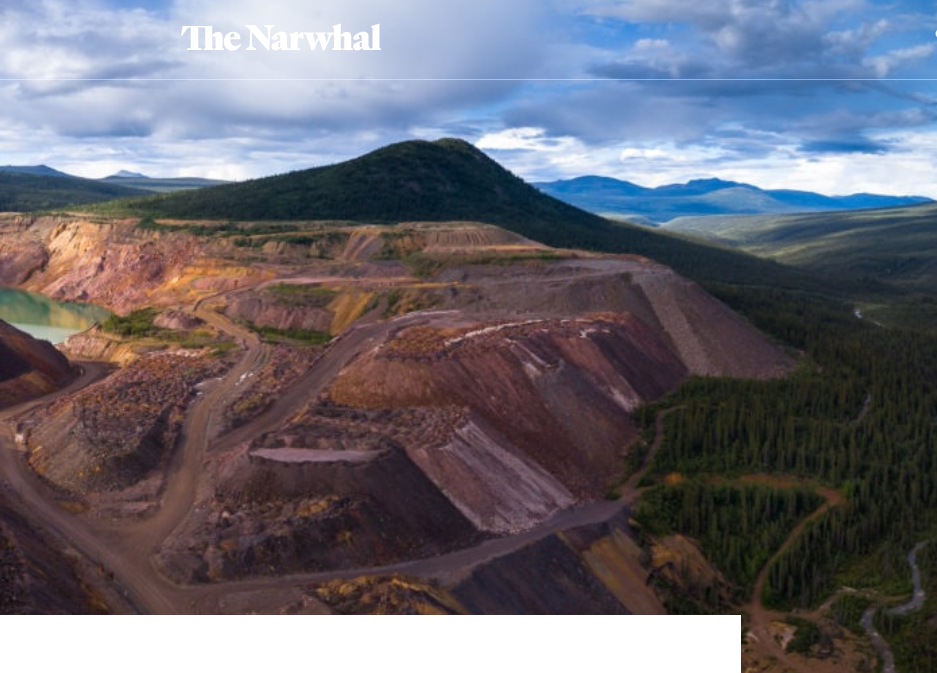
#> input picture tutorial1/adrake58/tutorial1Image.PNG, 937 x 673 px
$ python GDAA2030_T1_ADrake_ASSNFeb4.py
#> lines starting #> are read from the running program, lines starting #| are printed output that depends on the picture
#==================================
# Tutorial 1 Image Analytics
# Introduction to Python GDAA2030
# A.Drake  Jan 28 2020
#=================================


print ('hello world')
import numpy as np
from matplotlib import pyplot
# show 3 band of an image an histograms

image = pyplot.imread(r"tutorial1Image.PNG")
#> image is the input picture: shape (673, 937, 4) float32; mean R, G, B, A 0.419, 0.413, 0.449, 1

arr = np.array(image)

# [13 lines of commented-out code are left out]

r = arr[:,:,0]
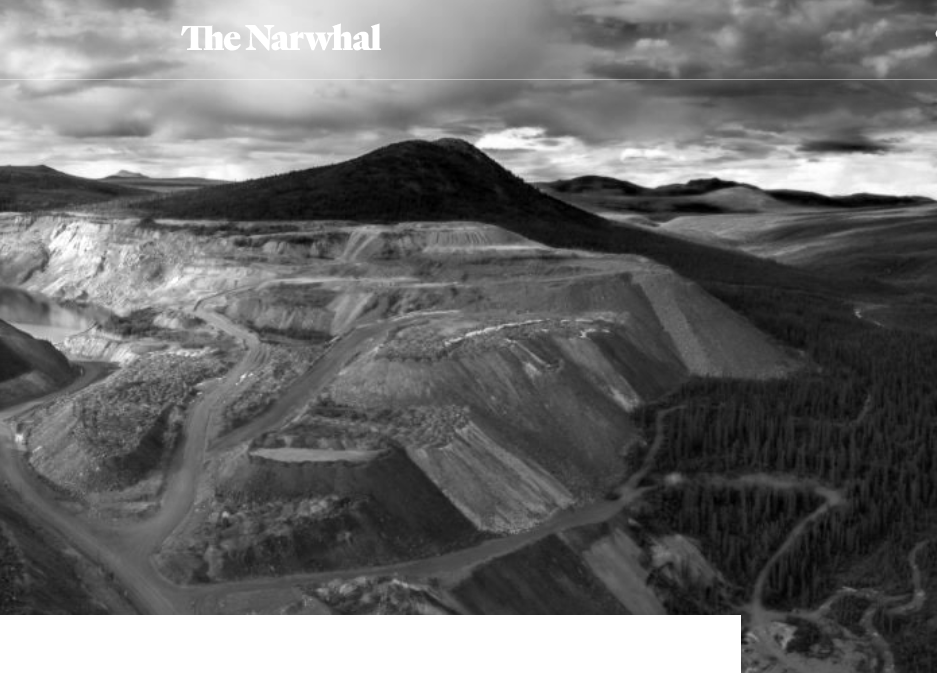
#> r: shape (673, 937) float32; min 0, max 1, mean 0.418
g = arr[:,:,1]
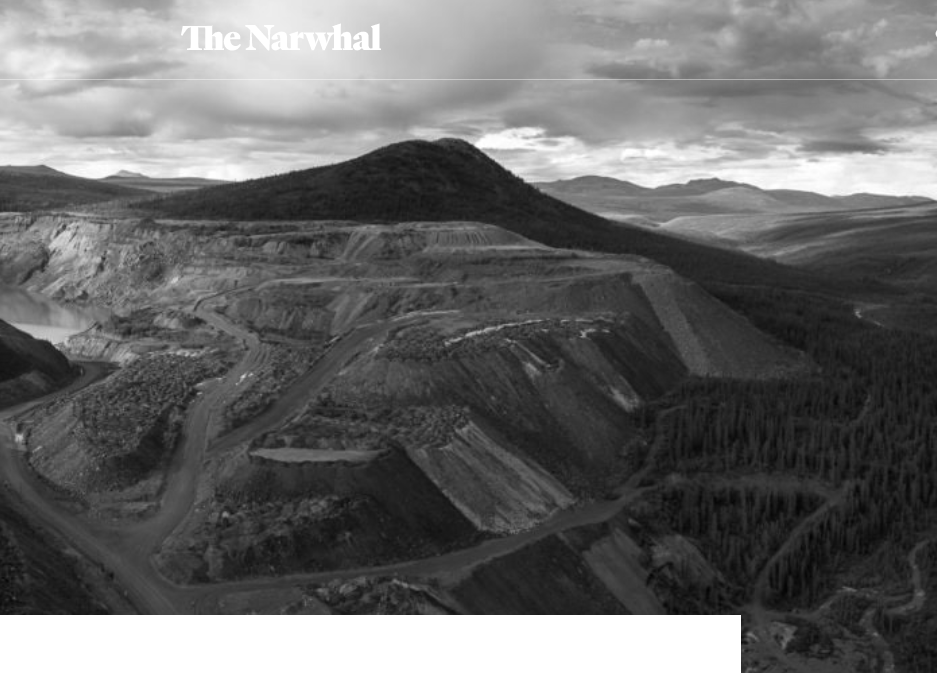
#> g: shape (673, 937) float32; min 0.0118, max 1, mean 0.412
b = arr[:,:,2]
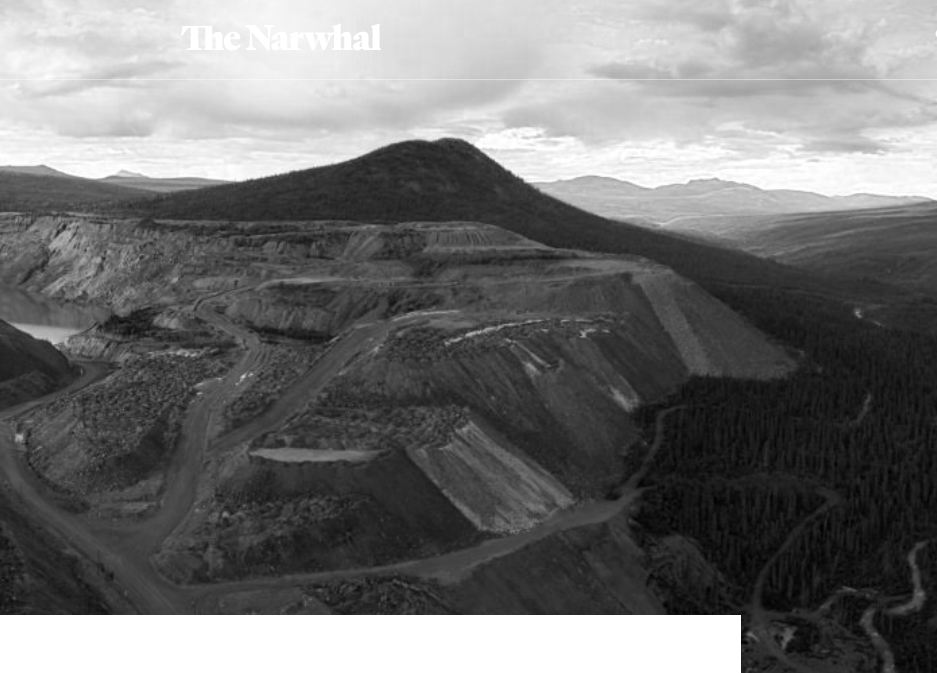
#> b: shape (673, 937) float32; min 0, max 1, mean 0.448

pyplot.subplot(2,1,1,)
r_1D = r.flatten()
pyplot.hist(r_1D,bins=20)
pyplot.subplot(2,1,2)
pyplot.imshow(r, cmap = 'gray')


# [30 lines of commented-out code are left out]
pyplot.show()
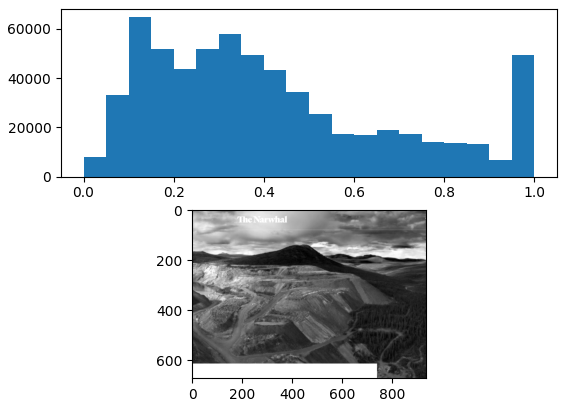
#> figure drawn by matplotlib, 2 panels; panel 1: tallest bar 64981 high, from x = 0.1 to 0.15
